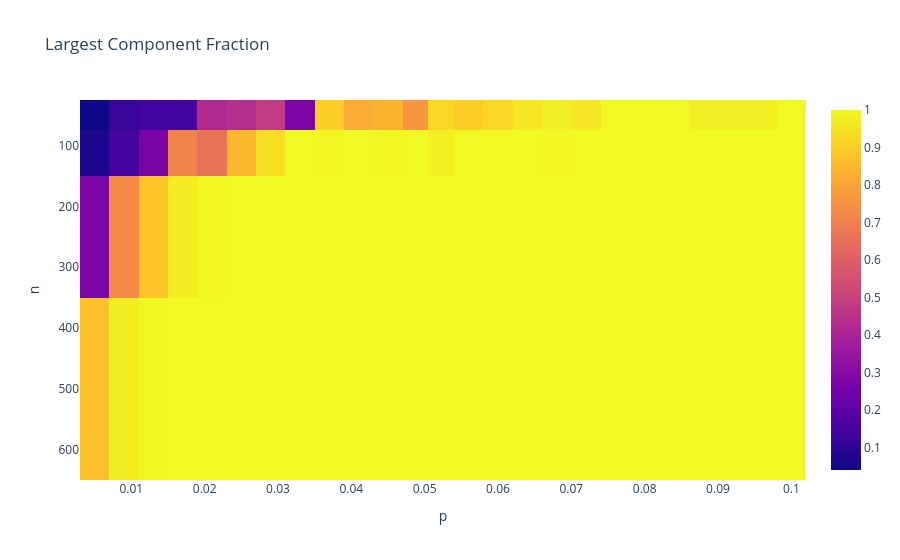

Here is the notebook cell this chart was saved with:
### Code cell
"""Heatmap Over (n,p)"""
n_values = [50,100,200,500]
p_values = np.linspace(0.005,0.10,25)

heatmap = np.zeros(
    (len(n_values),
     len(p_values))
)

for i,n in enumerate(n_values):

    for j,p in enumerate(p_values):

        G = nx.erdos_renyi_graph(n,p)

        largest = max(
            len(c)
            for c in nx.connected_components(G)
        )

        heatmap[i,j] = largest/n

fig = px.imshow(
    heatmap,
    x=np.round(p_values,3),
    y=n_values,
    aspect="auto",
    title="Largest Component Fraction"
)

fig.update_layout(
    xaxis_title="p",
    yaxis_title="n"
)

fig.show()

### Figure 1 — Plotly figure (JSON) as saved in the notebook; plotly's stock layout.template omitted (floating-point values rounded to 4 significant figures)
{"data": [{"coloraxis": "coloraxis", "hovertemplate": "x: %{x}<br>y: %{y}<br>color: %{z}<extra></extra>", "name": "0", "type": "heatmap", "x": [0.005, 0.009, 0.013, 0.017, 0.021, 0.025, 0.029, 0.033, 0.037, 0.041, 0.045, 0.049, 0.052, 0.056, 0.06, 0.064, 0.068, 0.072, 0.076, 0.08, 0.084, 0.088, 0.092, 0.096, 0.1], "xaxis": "x", "y": [50, 100, 200, 500], "yaxis": "y", "z": [[0.04, 0.12, 0.14, 0.14, 0.42, 0.44, 0.48, 0.28, 0.9, 0.82, 0.84, 0.76, 0.92, 0.9, 0.92, 0.96, 0.98, 0.96, 1, 1, 1, 0.98, 0.98, 0.98, 1], [0.07, 0.15, 0.27, 0.71, 0.66, 0.85, 0.94, 1, 0.99, 1, 0.99, 1, 0.98, 1, 1, 1, 0.99, 1, 1, 1, 1, 1, 1, 1, 1], [0.28, 0.73, 0.875, 0.97, 0.99, 1, 1, 1, 1, 1, 1, 1, 1, 1, 1, 1, 1, 1, 1, 1, 1, 1, 1, 1, 1], [0.868, 0.976, 0.996, 1, 1, 1, 1, 1, 1, 1, 1, 1, 1, 1, 1, 1, 1, 1, 1, 1, 1, 1, 1, 1, 1]]}], "layout": {"coloraxis": {"colorscale": [[0, "#0d0887"], [0.1111, "#46039f"], [0.2222, "#7201a8"], [0.3333, "#9c179e"], [0.4444, "#bd3786"], [0.5556, "#d8576b"], [0.6667, "#ed7953"], [0.7778, "#fb9f3a"], [0.8889, "#fdca26"], [1, "#f0f921"]]}, "title": {"text": "Largest Component Fraction"}, "xaxis": {"anchor": "y", "domain": [0, 1], "title": {"text": "p"}}, "yaxis": {"anchor": "x", "autorange": "reversed", "domain": [0, 1], "title": {"text": "n"}}}}
